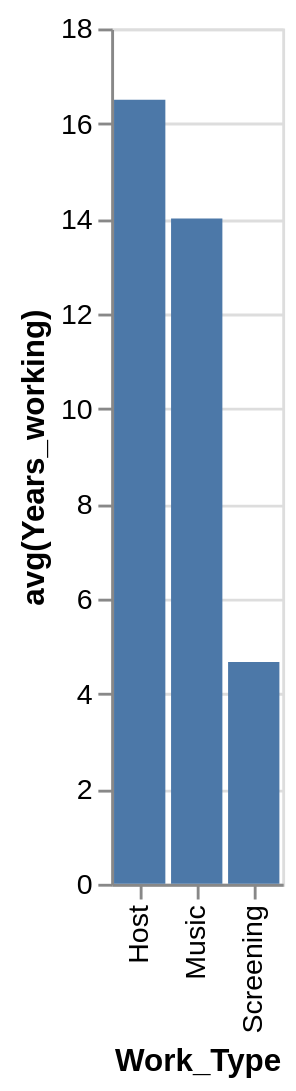

Source (Vega-Lite JSON):
### Vega-Lite specification from a JSON file in a GitHub repository (floating-point values rounded to 4 significant figures)
{"data": {"values": [{"x_data": "Host", "y_data": 16.5}, {"x_data": "Music", "y_data": 14}, {"x_data": "Screening", "y_data": 4.667}]}, "mark": "bar", "encoding": {"x": {"field": "x_data", "type": "nominal", "title": "Work_Type", "sort": "ascending"}, "y": {"field": "y_data", "type": "quantitative", "title": "avg(Years_working)"}}}
